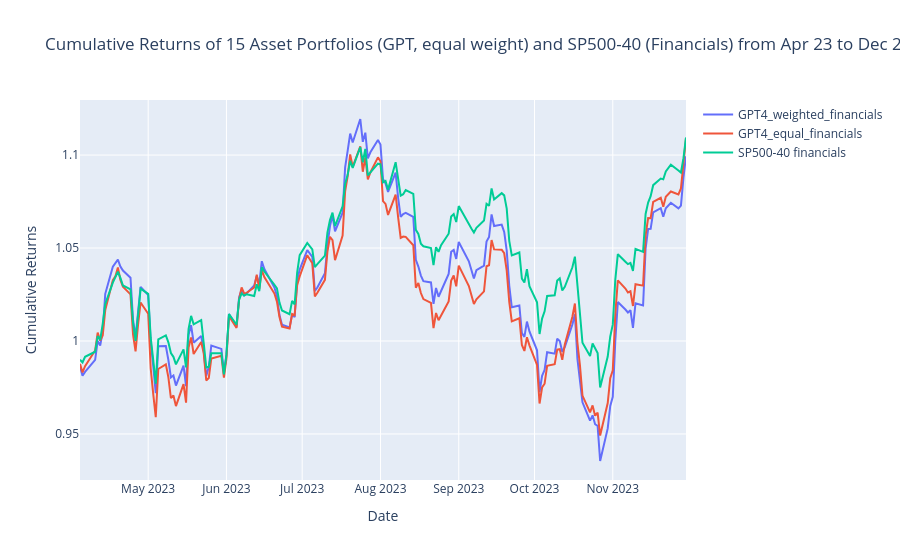

Write notebook code for a chart like this one.
### Code cell
index_names = {
    sector_ticker: f'{full_ticker} {sector_name}'
}

cumulative_returns_gpt[index_names[sector_ticker]] = (1 + index_data_outs[ticker]).cumprod()

cumulative_returns_gpt.index = pd.to_datetime(cumulative_returns_gpt.index)
outsample_data = cumulative_returns_gpt.loc[outsample_startdate:outsample_enddate]

fig = go.Figure()

for column in outsample_data.columns:
    fig.add_trace(go.Scatter(x=outsample_data.index,
                                y=outsample_data[column],
                                mode='lines',
                                name=column))

num_asset = len(df_sector)
fig.update_layout(
    title=f'Cumulative Returns of {num_asset} Asset Portfolios (GPT, equal weight) and {full_ticker} ({sector_name_full}) from Apr 23 to Dec 23',
    xaxis_title='Date',
    yaxis_title='Cumulative Returns',
    hovermode="x unified"
)

fig.show()

### Figure 1 — Plotly figure (JSON) as saved in the notebook; plotly's stock layout.template omitted (floating-point values rounded to 4 significant figures; data arrays with more than 128 entries replaced by an {"elided": "..."} marker saying what was removed)
{"data": [{"mode": "lines", "name": "GPT4_weighted_financials", "type": "scatter", "x": {"elided": "167 str values"}, "y": {"elided": "167 float values"}}, {"mode": "lines", "name": "GPT4_equal_financials", "type": "scatter", "x": {"elided": "167 str values"}, "y": {"elided": "167 float values"}}, {"mode": "lines", "name": "SP500-40 financials", "type": "scatter", "x": {"elided": "167 str values"}, "y": {"elided": "167 float values"}}], "layout": {"hovermode": "x unified", "title": {"text": "Cumulative Returns of 15 Asset Portfolios (GPT, equal weight) and SP500-40 (Financials) from Apr 23 to Dec 23"}, "xaxis": {"title": {"text": "Date"}}, "yaxis": {"title": {"text": "Cumulative Returns"}}}}
